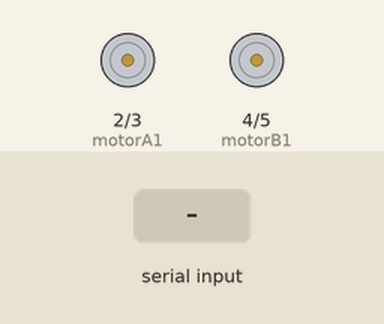
Bench run of a sketch on a simulated Arduino Uno, built with avr-gcc and run on an emulated ATmega328P. Parts: motor-driver pin pairs drawn as motors (green arrow = first pin HIGH = forward, orange = second pin HIGH = backward, longer = more drive, scaled by the enable pin). The test bench sets the inputs (shaded band). What the sketch prints to the serial monitor is not drawn.

Above: at 1.2 s.
1.3 s: "R" received over Serial
2.8 s: "L" received over Serial
4.3 s: "J" received over Serial
At 4.8 s:
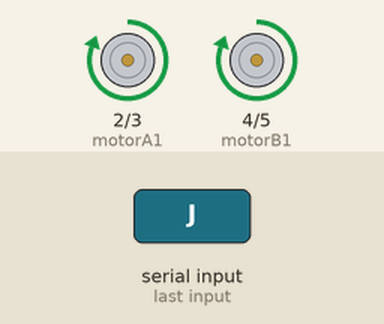
Timing chart, 0 to 7.3 s (numbered marks = the images above; inputs shaded):
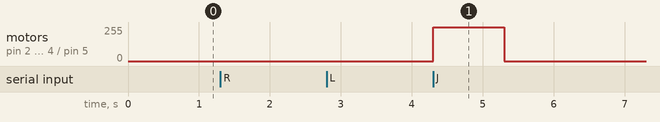

The sketch:

trial_1_phase-3.ino
```cpp
#include <SoftwareSerial.h>

SoftwareSerial HC06(0,1);//TX,RX

char value;

int motorA1=2;
int motorA2=3;
int motorB1=4;
int motorB2=5;
int enA =9;
int enB =10;
int sensorA = 6;
int sensorB = 7;
int sensorC = 8;
int data1,data2,data3;
int carspeed;
float T;
int d;
int theta;
void setup() {

 // put your setup code here, to run once:

Serial.begin(9600);
HC06.begin(9600);

pinMode(motorA1,OUTPUT);
pinMode(motorA2,OUTPUT);
pinMode(motorB1,OUTPUT);
pinMode(motorB2,OUTPUT);
pinMode(sensorA,INPUT);
pinMode(sensorB,INPUT);
pinMode(sensorC,INPUT);
analogWrite (enA, 250);
analogWrite (enB,250);


}
void distanceF (int x){
  float t = x/carspeed;
  t=t*1000;
 forward();
 delay (t);
Stop();
  }
 void angle (int y){
float t2 = (y/360)* T;
right();
  delay (t2);
forward ();
 }

 void forward ()
 {   digitalWrite(motorA1,HIGH);
 digitalWrite(motorA2,LOW);
 digitalWrite(motorB1,HIGH);
 digitalWrite(motorB2,LOW);
 analogWrite (enA,255);
 analogWrite (enB,255);}

  void forward2 ()
 { digitalWrite(motorA1,HIGH);
 digitalWrite(motorA2,LOW);
 digitalWrite(motorB1,HIGH);
 digitalWrite(motorB2,LOW);
 analogWrite (enA,160);
 analogWrite (enB,160);}

void back (){
  digitalWrite(motorA1,LOW);
 digitalWrite(motorA2,HIGH);
 digitalWrite(motorB1,LOW);
 digitalWrite(motorB2,HIGH);
digitalWrite (enA , HIGH);
digitalWrite (enB , HIGH);}


  void right ()
 { digitalWrite(motorA1,LOW);
 digitalWrite(motorA2,HIGH);
 digitalWrite(motorB1,HIGH);
 digitalWrite(motorB2,LOW);
analogWrite (enA,0);
 analogWrite (enB,80);}

void left (){ digitalWrite(motorA1,HIGH);
 digitalWrite(motorA2,LOW);
 digitalWrite(motorB1,LOW);
 digitalWrite(motorB2,HIGH);
analogWrite (enA,255);
 analogWrite (enB,0);}


void Stop (){  digitalWrite(motorA1,LOW);
 digitalWrite(motorA2,LOW);
 digitalWrite(motorB1,LOW);
 digitalWrite(motorB2,LOW);}

void loop() {

 // put your main code here, to run repeatedly:
value= Serial.read();

Serial.print(value);
if(value=='F')//forward
{forward();}

 else if(value=='B') //backward
{back();}

 else if (value=='R')//turn right
{right();}


 else if(value=='L')//turn left
{left();}


else if(value=='W'){
while(1)
{
  value= Serial.read();
data1 =digitalRead(sensorA);
data2 =digitalRead(sensorB);
data3 =digitalRead(sensorC);


Serial.print("data1  =  ");
Serial.println(data1);
Serial.print("data2  =  ");
Serial.println(data2);
Serial.print("data3  =  ");
Serial.println(data3);
if ((data1==HIGH)&&(data2==LOW)&&(data3==HIGH))forward();
if ((data1==HIGH)&&(data2==HIGH)&&(data3==LOW))right();
if ((data1==LOW)&&(data2==LOW)&&(data3==HIGH))left();
if ((data1==HIGH)&&(data2==LOW)&&(data3==LOW))right();


else if (value=='G')break;

 }}

if (value=='J')
{
d=Serial.read();
  distanceF(d);  }


  else//stop

 {Stop();}

 }
```

Measured:
- after the input at 4.3 s, motor on pin 2 (motorA1) / pin 3 (motorA2), motor on pin 4 (motorB1) / pin 5 (motorB2): stopped → forward 255/255 at once, → stopped 1.0 s later
